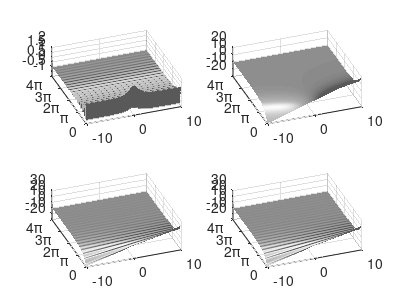
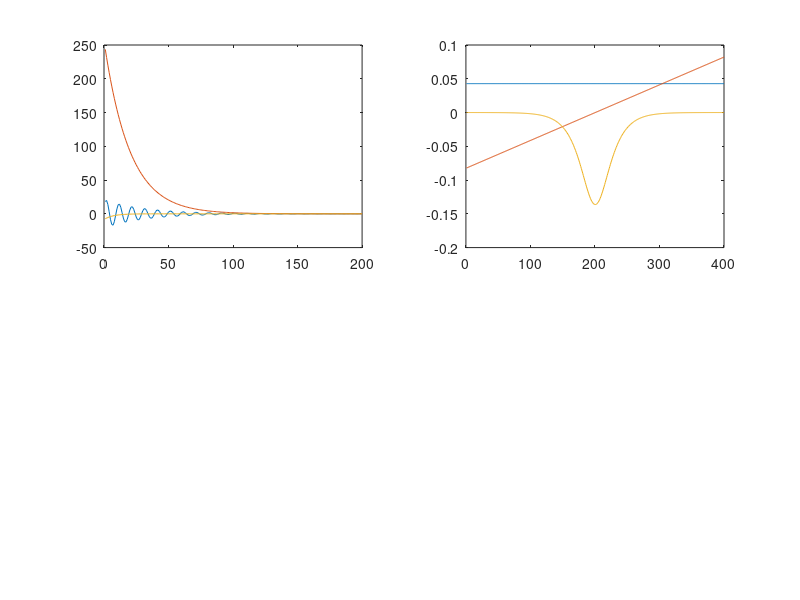

The MATLAB script that drew these images, in order:
clc
clear all 
close all hidden

%% Define time and space discretizations
xi = linspace(-10,10,400);
t = linspace(0,4*pi,200); 
dt = t(2) - t(1);
[Xgrid,T] = meshgrid(xi,t);

%% Create two spatio-temporal patterns
f1 = sech(Xgrid) .* (1*exp(-2.3*T)) + (1*exp((-0.5+10*i)*T));
f2 = (Xgrid).*(2*exp(-0.8*T));

%% Combine signals and make data matrix
f = f1 + f2;
X = f.'; % Data Matrix

%% Visualize f1, f2, and f
figure(1);
subplot(2,2,1); 
surfl(real(f1)); 
shading interp; colormap(gray); view(-20,60);
set(gca, 'YTick', numel(t)/4 * (0:4)), 
set(gca, 'Yticklabel',{'0','\pi','2\pi','3\pi','4\pi'});
set(gca, 'XTick', linspace(1,numel(xi),3)), 
set(gca, 'Xticklabel',{'-10', '0', '10'});

subplot(2,2,2);
surfl(real(f2));
shading interp; colormap(gray); view(-20,60);
set(gca, 'YTick', numel(t)/4 * (0:4)), 
set(gca, 'Yticklabel',{'0','\pi','2\pi','3\pi','4\pi'});
set(gca, 'XTick', linspace(1,numel(xi),3)), 
set(gca, 'Xticklabel',{'-10', '0', '10'});

subplot(2,2,3);
surfl(real(f)); 
shading interp; colormap(gray); view(-20,60);
set(gca, 'YTick', numel(t)/4 * (0:4)), 
set(gca, 'Yticklabel',{'0','\pi','2\pi','3\pi','4\pi'});
set(gca, 'XTick', linspace(1,numel(xi),3)), 
set(gca, 'Xticklabel',{'-10', '0', '10'});

%% Create DMD data matrices
X1 = X(:, 1:end-1);
X2 = X(:, 2:end);

%% SVD and rank-2 truncation
r = 3; % rank truncation
[U, S, V] = svd(X1, 'econ');
Ur = U(:, 1:r); 
Sr = S(1:r, 1:r);
Vr = V(:, 1:r);

%% Build Atilde and DMD Modes
Atilde = Ur'*X2*Vr/Sr;
[W, D] = eig(Atilde);
Phi = X2*Vr/Sr*W;  % DMD Modes

%% DMD Spectra
lambda = diag(D);
omega = log(lambda)/dt

%% Compute DMD Solution
x1 = X(:, 1);
b = Phi\x1;
time_dynamics = zeros(r,length(t));
for iter = 1:length(t),
    time_dynamics(:,iter) = (b.*exp(omega*t(iter)));
end;
X_dmd = Phi*time_dynamics;

subplot(2,2,4); 
surfl(real(X_dmd')); 
shading interp; colormap(gray); view(-20,60);
set(gca, 'YTick', numel(t)/4 * (0:4)), 
set(gca, 'Yticklabel',{'0','\pi','2\pi','3\pi','4\pi'});
set(gca, 'XTick', linspace(1,numel(xi),3)), 
set(gca, 'Xticklabel',{'-10', '0', '10'});
set(gcf, 'Color', 'w', 'Position', [500 500 400 300]);
set(gcf, 'PaperUnits', 'inches', 'PaperPosition', [0 0 4 3], 'PaperPositionMode', 'manual');
%print('-djpeg', '-loose', ['../figures/' sprintf('dmd_intro1.jpeg')]);

figure(2)
subplot(2,2,1)
plot(real(time_dynamics'))
subplot(2,2,2)
plot(real(Phi))
